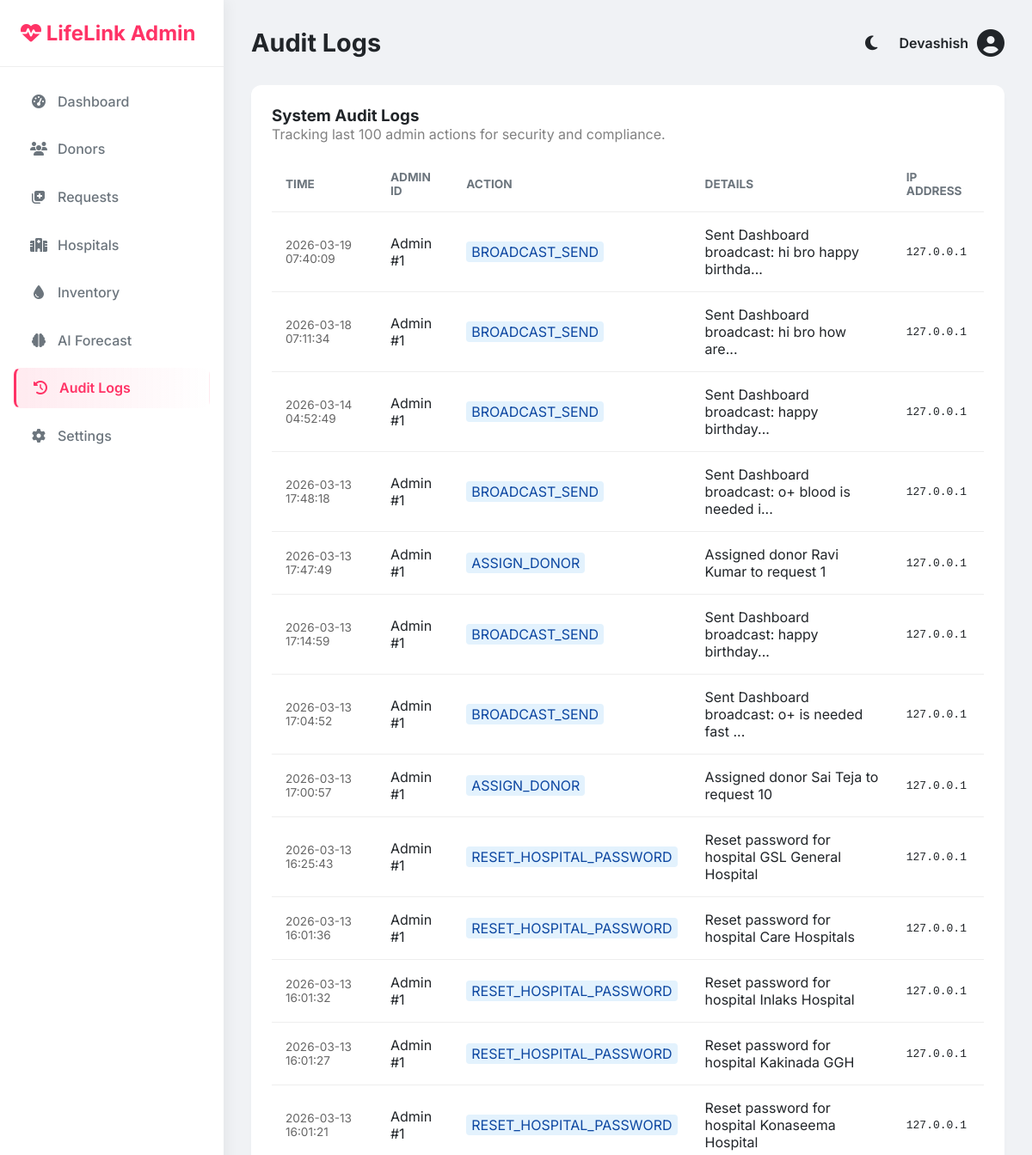
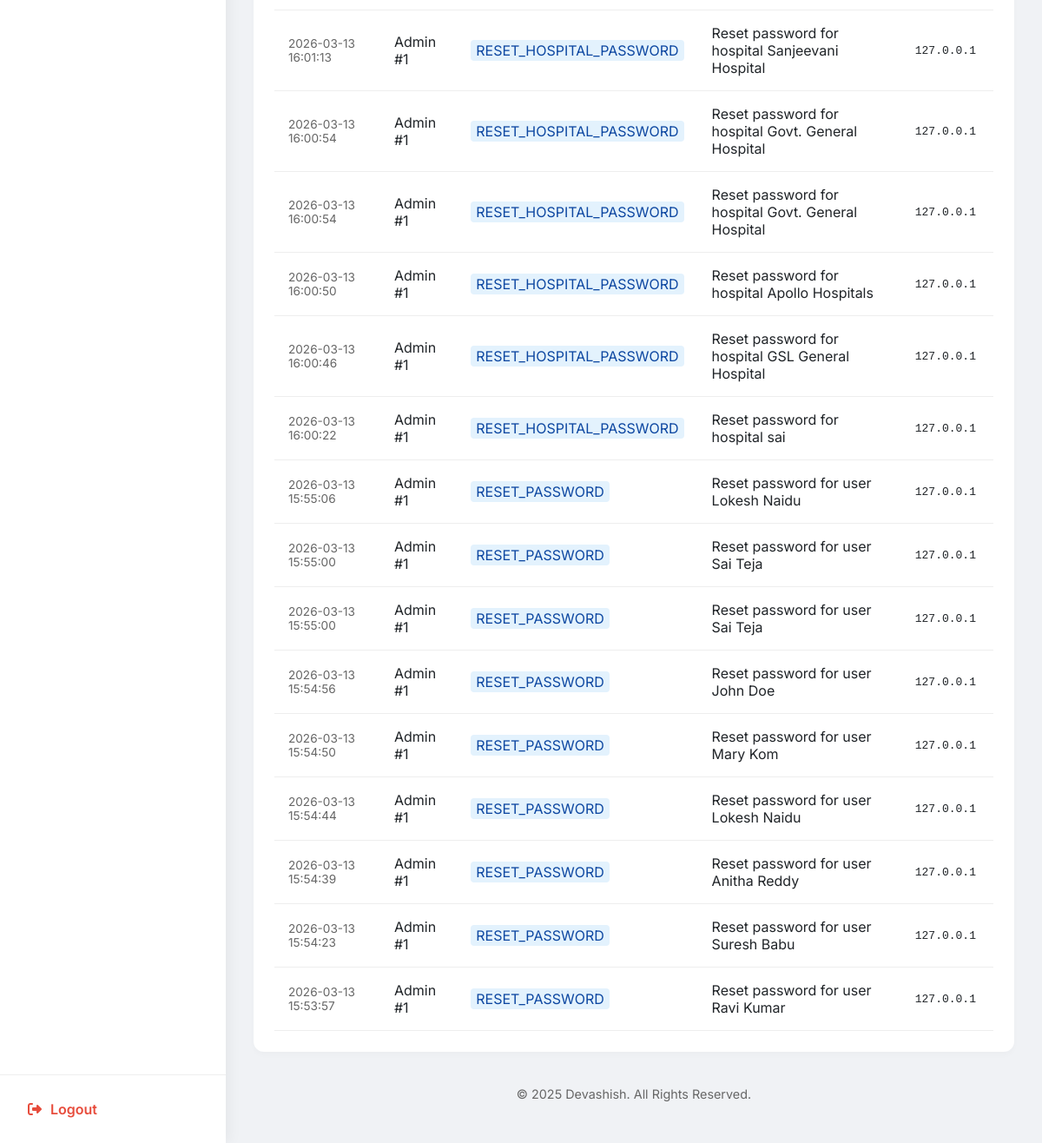
The page /admin/audit-logs (signed in) on the database its author committed (2 pictures, top to bottom).
### models.py (models this page shows, shortened)
class Admin(UserMixin, db.Model):
    __tablename__ = 'admins'
    id = db.Column(db.Integer, primary_key=True)
    username = db.Column(db.String(50), unique=True, nullable=False)
    password_hash = db.Column(db.String(200), nullable=False)
    role = db.Column(db.String(20), default='SuperAdmin')

class AuditLog(db.Model):
    __tablename__ = 'audit_logs'
    id = db.Column(db.Integer, primary_key=True)
    admin_id = db.Column(db.Integer, nullable=True)
    action = db.Column(db.String(50), nullable=False)
    details = db.Column(db.String(255), nullable=True)
    ip_address = db.Column(db.String(50), nullable=True)
    timestamp = db.Column(db.DateTime, default=datetime.utcnow)

### app.py (the view)
@app.route('/admin/audit-logs')
@login_required
def admin_audit_logs():
    if not isinstance(current_user, Admin): return "Unauthorized", 403
    logs = AuditLog.query.order_by(AuditLog.timestamp.desc()).limit(100).all()
    return render_template('admin/audit_logs.html', logs=logs)

### app.py (called while the page is built, shortened)
@app.after_request
def add_header(response):
    response.headers['Cache-Control'] = 'no-store, no-cache, must-revalidate, post-check=0, pre-check=0, max-age=0'
    response.headers['Pragma'] = 'no-cache'
    response.headers['Expires'] = '-1'
    return response

@login_manager.user_loader
def load_user(user_id):
    if user_id.startswith('admin_'):
        try:
            uid = int(user_id.split('_')[1])
            return db.session.get(Admin, uid)
        except (IndexError, ValueError):
            return None

@app.context_processor
def inject_translations():
    lang = session.get('lang', 'en')
    def _t(key, **kwargs):
        text = TRANSLATIONS.get(lang, TRANSLATIONS['en']).get(key, key)
        for k, v in kwargs.items():
            text = text.replace(f"{{{k}}}", str(v))
        return text
    return dict(_=_t, current_lang=lang, datetime=datetime)

@app.before_request
def run_background_tasks():
    if not request.path.startswith('/static'):
        try:
            update_request_statuses()
            send_eligibility_reminders()
        except:
            pass # Keep app stable if DB is not ready

def update_request_statuses():
    try:
        now = datetime.utcnow()
        expiry_threshold = now - timedelta(hours=24)
        expired_reqs = BloodRequest.query.filter(
            BloodRequest.status == 'Pending',
            BloodRequest.created_at <= expiry_threshold
        ).all()
        for req in expired_reqs:
            req.status = 'Expired'
        expired_broadcasts = HospitalBroadcast.query.filter(
            HospitalBroadcast.status == 'Active',
            HospitalBroadcast.created_at <= expiry_threshold
        ).all()
        for b in expired_broadcasts:
            b.status = 'Expired'
        db.session.commit()
    except Exception as e:
        print(f"Error updating request statuses: {e}")
        db.session.rollback()

def send_eligibility_reminders():
    try:
        now = date.today()
        donors = User.query.filter_by(is_available=False).all()
        for donor in donors:
            if donor.last_donation_date:
                gap = (now - donor.last_donation_date).days
        db.session.commit()
    except:
        db.session.rollback()

### templates/admin/audit_logs.html
{% extends 'admin/base.html' %}
{% block title %}Audit Logs{% endblock %}
{% block content %}
<div class="card">
    <h3>System Audit Logs</h3>
    <p style="color: grey;">Tracking last 100 admin actions for security and compliance.</p>
    <table style="margin-top: 1rem;">
        <thead>
            <tr>
                <th>Time</th>
                <th>Admin ID</th>
                <th>Action</th>
                <th>Details</th>
                <th>IP Address</th>
            </tr>
        </thead>
        <tbody>
            {% for log in logs %}
            <tr>
                <td style="color: #666; font-size: 0.85rem;">{{ log.timestamp.strftime('%Y-%m-%d %H:%M:%S') }}</td>
                <td>Admin #{{ log.admin_id }}</td>
                <td><span class="badge"
                        style="background: #e3f2fd; color: #0d47a1; padding: 2px 6px; border-radius: 4px;">{{ log.action
                        }}</span></td>
                <td>{{ log.details }}</td>
                <td style="font-family: monospace;">{{ log.ip_address }}</td>
            </tr>
            {% endfor %}
        </tbody>
    </table>
</div>
{% endblock %}

### templates/admin/base.html (shortened to what this page needs)
<!DOCTYPE html>
<html lang="en">
<head>
    <link rel="stylesheet" href="https://cdnjs.cloudflare.com/ajax/libs/font-awesome/6.4.0/css/all.min.css">
    <link rel="stylesheet"
        href="{{ url_for('static', filename='css/admin_style.css') }}?v={{ range(1, 10000) | random }}">
</head>
<body class="admin-body">
    <nav class="sidebar">
        <div class="sidebar-brand">
            <i class="fas fa-heartbeat"></i> LifeLink Admin
        </div>
        <ul class="sidebar-menu">
            <li><a href="{{ url_for('admin_dashboard') }}" class="{{ 'active' if request.endpoint == 'admin_dashboard' else '' }}"><i class="fas fa-tachometer-alt"></i>
                    Dashboard</a></li>
            <li><a href="{{ url_for('admin_donors') }}" class="{{ 'active' if request.endpoint == 'admin_donors' else '' }}"><i class="fas fa-users"></i> Donors</a></li>
            <li><a href="{{ url_for('admin_requests') }}" class="{{ 'active' if request.endpoint == 'admin_requests' else '' }}"><i class="fas fa-notes-medical"></i> Requests</a></li>
            <li><a href="{{ url_for('manage_hospitals') }}" class="{{ 'active' if request.endpoint == 'manage_hospitals' or request.endpoint == 'reset_hospital_password' else '' }}"><i class="fas fa-hospital"></i> Hospitals</a></li>
            <li><a href="{{ url_for('admin_inventory') }}" class="{{ 'active' if request.endpoint == 'admin_inventory' else '' }}"><i class="fas fa-tint"></i> Inventory</a></li>
            <li><a href="{{ url_for('admin_forecast') }}" class="{{ 'active' if request.endpoint == 'admin_forecast' else '' }}"><i class="fas fa-brain"></i> AI Forecast</a></li>
            <li><a href="{{ url_for('admin_audit_logs') }}" class="{{ 'active' if request.endpoint == 'admin_audit_logs' else '' }}"><i class="fas fa-history"></i> Audit Logs</a></li>
            <li><a href="{{ url_for('admin_settings') }}" class="{{ 'active' if request.endpoint == 'admin_settings' else '' }}"><i class="fas fa-cog"></i> Settings</a></li>
        </ul>
        <div class="sidebar-footer">
            <a href="{{ url_for('logout') }}"><i class="fas fa-sign-out-alt"></i> Logout</a>
        </div>
    </nav>
    <main class="main-content">
        <header class="top-bar">
            <h2>{% block title %}Dashboard{% endblock %}</h2>
            <div class="user-info">
                <button class="theme-toggle" id="themeToggle" onclick="toggleTheme()" title="Toggle Dark/Light Mode"
                    style="margin-right: 15px;">
                    <i class="fas fa-moon" id="themeIcon"></i>
                </button>
                <span>{{ current_user.username }}</span>
                <i class="fas fa-user-circle fa-2x"></i>
            </div>
        </header>
        <div class="content-wrapper">
            {% block content %}{% endblock %}
        </div>
        <footer style="text-align: center; padding: 1rem; color: #666; font-size: 0.9rem; margin-top: auto;">
            <p>&copy; 2025 Devashish. All Rights Reserved.</p>
        </footer>
    </main>
</body>
</html>

### static/css/admin_style.css (style rules this page uses)
:root { --primary: #ff3366; --secondary: #2b2d42; --success: #2ecc71; --danger: #e74c3c; --dark: #212529; --light: #f8f9fa; --gray: #6c757d; --sidebar-width: 260px; --bg-color: #f0f2f5; --card-bg: #ffffff; --border-color: #eee; }
* { margin: 0; padding: 0; box-sizing: border-box; font-family: 'Inter', sans-serif; }
body.admin-body { display: flex; min-height: 100vh; background: var(--bg-color); color: var(--dark); }
.sidebar { width: var(--sidebar-width); background: var(--card-bg); color: var(--dark); position: fixed; height: 100%; box-shadow: 4px 0 15px rgba(0,0,0,0.05); display: flex; flex-direction: column; z-index: 100; }
.sidebar-brand { padding: 1.5rem; font-size: 1.5rem; font-weight: 700; color: var(--primary); border-bottom: 1px solid var(--border-color); }
.sidebar-menu { list-style: none; padding: 1rem; flex: 1; overflow-y: auto; }
.sidebar-menu li { margin-bottom: 0.5rem; }
.sidebar-menu a { display: flex; align-items: center; gap: 10px; padding: 0.8rem 1rem; color: var(--gray); text-decoration: none; border-radius: 8px; transition: all 0.3s cubic-bezier(0.4, 0, 0.2, 1); font-weight: 500; border: 1px solid transparent; }
.sidebar-menu a i { width: 24px; text-align: center; transition: color 0.3s; }
.sidebar-menu a.active { background: linear-gradient(90deg, rgba(255, 51, 102, 0.1), transparent); color: var(--primary); border-left: 3px solid var(--primary); font-weight: 600; }
.sidebar-menu a.active i, .sidebar-menu a:hover i { color: var(--primary); }
.sidebar-footer { padding: 1rem; border-top: 1px solid var(--border-color); }
.sidebar-footer a { color: var(--danger); text-decoration: none; font-weight: 600; display: flex; align-items: center; gap: 10px; padding: 0.8rem 1rem; transition: 0.3s; border-radius: 8px; }
.main-content { margin-left: var(--sidebar-width); flex: 1; padding: 2rem; }
.top-bar { display: flex; justify-content: space-between; align-items: center; margin-bottom: 2rem; }
.top-bar h2 { font-size: 1.8rem; color: var(--dark); }
.user-info { display: flex; align-items: center; gap: 10px; font-weight: 600; }
.card { background: var(--card-bg); padding: 1.5rem; border-radius: 12px; box-shadow: 0 4px 6px rgba(0,0,0,0.02); margin-bottom: 1.5rem; }
table { width: 100%; border-collapse: collapse; }
th, td { padding: 1rem; text-align: left; border-bottom: 1px solid var(--border-color); }
th { color: var(--gray); font-size: 0.85rem; text-transform: uppercase; }
td { color: var(--dark); }

### templates/admin/base.html (style rules this page uses)
.theme-toggle { background: none; border: none; font-size: 1.2rem; cursor: pointer; color: var(--dark); }

### rows shown on the page
Admin: username "Devashish"
AuditLog: timestamp "2026-03-19 07:40:09", admin_id "1", action "BROADCAST_SEND", details "Sent Dashboard broadcast: hi bro happy birthda...", ip_address "127.0.0.1"
AuditLog: timestamp "2026-03-18 07:11:34", admin_id "1", action "BROADCAST_SEND", details "Sent Dashboard broadcast: hi bro how are...", ip_address "127.0.0.1"
AuditLog: timestamp "2026-03-14 04:52:49", admin_id "1", action "BROADCAST_SEND", details "Sent Dashboard broadcast: happy birthday...", ip_address "127.0.0.1"
AuditLog: timestamp "2026-03-13 17:48:18", admin_id "1", action "BROADCAST_SEND", details "Sent Dashboard broadcast: o+ blood is needed i...", ip_address "127.0.0.1"
AuditLog: timestamp "2026-03-13 17:47:49", admin_id "1", action "ASSIGN_DONOR", details "Assigned donor Ravi Kumar to request 1", ip_address "127.0.0.1"
AuditLog: timestamp "2026-03-13 17:14:59", admin_id "1", action "BROADCAST_SEND", details "Sent Dashboard broadcast: happy birthday...", ip_address "127.0.0.1"
AuditLog: timestamp "2026-03-13 17:04:52", admin_id "1", action "BROADCAST_SEND", details "Sent Dashboard broadcast: o+ is needed fast ...", ip_address "127.0.0.1"
AuditLog: timestamp "2026-03-13 17:00:57", admin_id "1", action "ASSIGN_DONOR", details "Assigned donor Sai Teja to request 10", ip_address "127.0.0.1"
AuditLog: timestamp "2026-03-13 16:25:43", admin_id "1", action "RESET_HOSPITAL_PASSWORD", details "Reset password for hospital GSL General Hospital", ip_address "127.0.0.1"
AuditLog: timestamp "2026-03-13 16:01:36", admin_id "1", action "RESET_HOSPITAL_PASSWORD", details "Reset password for hospital Care Hospitals", ip_address "127.0.0.1"
AuditLog: timestamp "2026-03-13 16:01:32", admin_id "1", action "RESET_HOSPITAL_PASSWORD", details "Reset password for hospital Inlaks Hospital", ip_address "127.0.0.1"
AuditLog: timestamp "2026-03-13 16:01:27", admin_id "1", action "RESET_HOSPITAL_PASSWORD", details "Reset password for hospital Kakinada GGH", ip_address "127.0.0.1"
AuditLog: timestamp "2026-03-13 16:01:21", admin_id "1", action "RESET_HOSPITAL_PASSWORD", details "Reset password for hospital Konaseema Hospital", ip_address "127.0.0.1"
AuditLog: timestamp "2026-03-13 16:01:13", admin_id "1", action "RESET_HOSPITAL_PASSWORD", details "Reset password for hospital Sanjeevani Hospital", ip_address "127.0.0.1"
AuditLog: timestamp "2026-03-13 16:00:54", admin_id "1", action "RESET_HOSPITAL_PASSWORD", details "Reset password for hospital Govt. General Hospital", ip_address "127.0.0.1"
AuditLog: timestamp "2026-03-13 16:00:54", admin_id "1", action "RESET_HOSPITAL_PASSWORD", details "Reset password for hospital Govt. General Hospital", ip_address "127.0.0.1"
AuditLog: timestamp "2026-03-13 16:00:50", admin_id "1", action "RESET_HOSPITAL_PASSWORD", details "Reset password for hospital Apollo Hospitals", ip_address "127.0.0.1"
AuditLog: timestamp "2026-03-13 16:00:46", admin_id "1", action "RESET_HOSPITAL_PASSWORD", details "Reset password for hospital GSL General Hospital", ip_address "127.0.0.1"
AuditLog: timestamp "2026-03-13 16:00:22", admin_id "1", action "RESET_HOSPITAL_PASSWORD", details "Reset password for hospital sai", ip_address "127.0.0.1"
AuditLog: timestamp "2026-03-13 15:55:06", admin_id "1", action "RESET_PASSWORD", details "Reset password for user Lokesh Naidu", ip_address "127.0.0.1"
AuditLog: timestamp "2026-03-13 15:55:00", admin_id "1", action "RESET_PASSWORD", details "Reset password for user Sai Teja", ip_address "127.0.0.1"
AuditLog: timestamp "2026-03-13 15:55:00", admin_id "1", action "RESET_PASSWORD", details "Reset password for user Sai Teja", ip_address "127.0.0.1"
AuditLog: timestamp "2026-03-13 15:54:56", admin_id "1", action "RESET_PASSWORD", details "Reset password for user John Doe", ip_address "127.0.0.1"
AuditLog: timestamp "2026-03-13 15:54:50", admin_id "1", action "RESET_PASSWORD", details "Reset password for user Mary Kom", ip_address "127.0.0.1"
AuditLog: timestamp "2026-03-13 15:54:44", admin_id "1", action "RESET_PASSWORD", details "Reset password for user Lokesh Naidu", ip_address "127.0.0.1"
AuditLog: timestamp "2026-03-13 15:54:39", admin_id "1", action "RESET_PASSWORD", details "Reset password for user Anitha Reddy", ip_address "127.0.0.1"
AuditLog: timestamp "2026-03-13 15:54:23", admin_id "1", action "RESET_PASSWORD", details "Reset password for user Suresh Babu", ip_address "127.0.0.1"
AuditLog: timestamp "2026-03-13 15:53:57", admin_id "1", action "RESET_PASSWORD", details "Reset password for user Ravi Kumar", ip_address "127.0.0.1"
